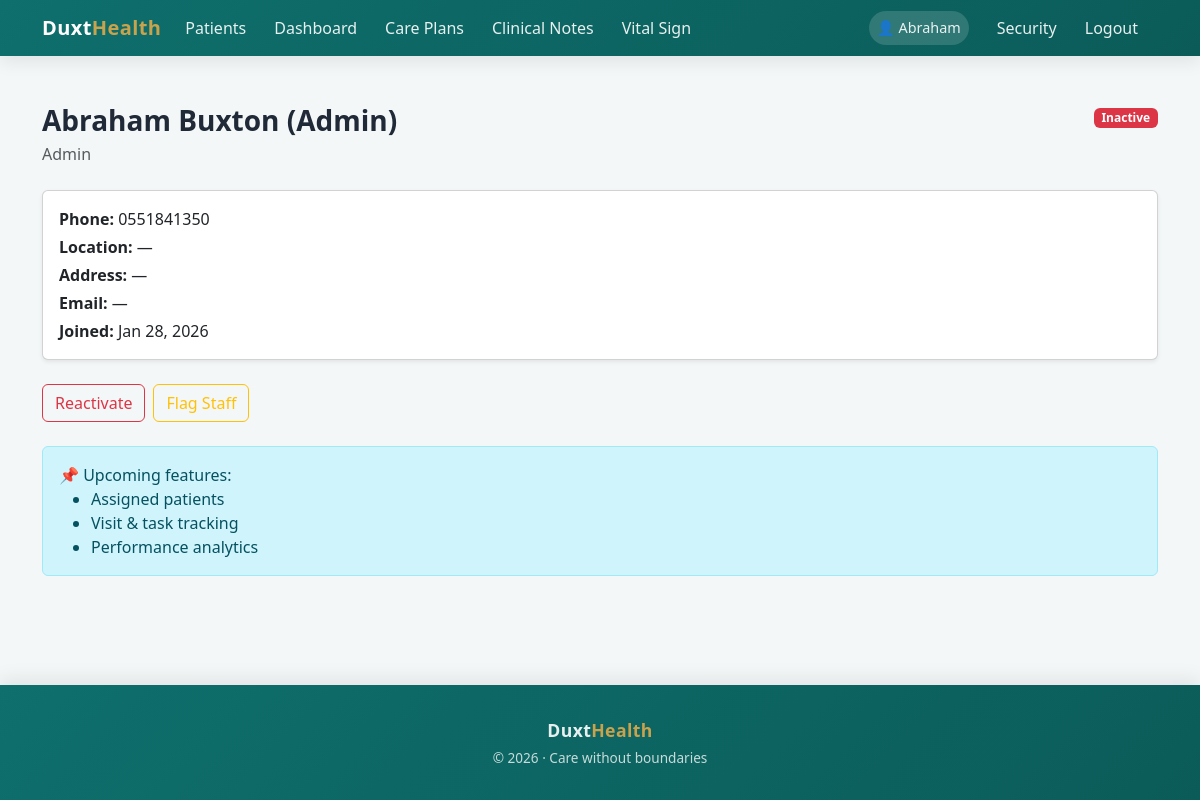
The app's page /xadmin/staff/1/ (signed in) with its own data.
### homecare/models.py (models this page shows)
class HealthProfessional(models.Model):
    user = models.OneToOneField(User, on_delete=models.CASCADE)
    ROLE_CHOICES = [
        ('doctor', 'Doctor'),
        ('nurse', 'Nurse'),
        ('caregiver', 'Caregiver'),
        ('admin', 'Admin'),
        ('outreach_0fficer','Outreach_0fficer')
    ]
    role = models.CharField(max_length=20, choices=ROLE_CHOICES)
    registration_number = models.CharField(max_length = 50, null = True, blank = True)
    pin = models.CharField(max_length = 50, null = True, blank = True)
    location = models.TextField(null =True, blank = True)
    address = models.TextField(null =True, blank = True)
    phone = models.CharField(max_length=20)
    created_at = models.DateTimeField(default=timezone.now)
    def __str__(self):
        return f"{self.user.get_full_name()} ({self.get_role_display()})"

### homecare/views.py (the view)
# urls.py: path("xadmin/staff/<int:staff_id>/",views.admin_staff_detail,name="admin_staff_detail"),
@login_required
def admin_staff_detail(request, staff_id):
    if not request.user.is_staff:
        raise PermissionDenied("Admins only")
    staff = get_object_or_404(
        HealthProfessional.objects.select_related("user"),
        id=staff_id
    )
    return render(
        request,
        "homecare/admin/staff_detail.html",
        {
            "staff": staff
        }
    )

### homecare/templates/homecare/admin/staff_detail.html (shortened to what this page needs)
{% extends "bases.html" %}
{% block content %}
<div class="container py-4">
    <div class="d-flex justify-content-between align-items-start mb-4">
        <div>
            <h3 class="fw-bold mb-1">
                {{ staff.full_name|default:staff }}
            </h3>
            <p class="text-muted mb-0">
                {{ staff.get_role_display }}
            </p>
        </div>
        <div>
            {% if staff.is_active %}
                <span class="badge bg-success">Active</span>
            {% else %}
                <span class="badge bg-danger">Inactive</span>
            {% endif %}
        </div>
    </div>
    <div class="card shadow-sm mb-4">
        <div class="card-body">
            <p class="mb-1"><strong>Phone:</strong> {{ staff.phone|default:"—" }}</p>
            <p class="mb-1"><strong>Location:</strong> {{ staff.location|default:"—" }}</p>
            <p class="mb-1"><strong>Address:</strong> {{ staff.address|default:"—" }}</p>
            <p class="mb-1"><strong>Email:</strong> {{ staff.email|default:"—" }}</p>
            <p class="mb-0"><strong>Joined:</strong> {{ staff.created_at|date:"M d, Y" }}</p>
        </div>
    </div>
    <div class="mb-4 d-flex gap-2">
        <a href="{% url 'homecare:admin_toggle_staff_status' staff.id %}"
           class="btn btn-outline-danger">
            {% if staff.is_active %}Deactivate{% else %}Reactivate{% endif %}
        </a>
        {% if not staff.is_flagged %}
            <a href="{% url 'homecare:admin_flag_staff' staff.id %}"
               class="btn btn-outline-warning">
                Flag Staff
            </a>
        {% else %}
            <a href="{% url 'homecare:admin_unflag_staff' staff.id %}"
               class="btn btn-outline-success">
                Remove Flag
            </a>
        {% endif %}
    </div>
    <div class="alert alert-info mb-0">
        📌 Upcoming features:
        <ul class="mb-0">
            <li>Assigned patients</li>
            <li>Visit & task tracking</li>
            <li>Performance analytics</li>
        </ul>
    </div>
</div>
{% endblock %}

### templates/bases.html (shortened to what this page needs)
<!DOCTYPE html>
<html lang="en">
<head>
  <link href="https://cdn.jsdelivr.net/npm/bootstrap@5.3.0/dist/css/bootstrap.min.css" rel="stylesheet" />
</head>
<body>
<nav class="navbar navbar-expand-lg navbar-dark">
  <div class="container">
    <a class="navbar-brand" href="{% url 'homecare:home' %}">
      Duxt<span>Health</span>
    </a>
    <div class="collapse navbar-collapse" id="navbarNav">
      <ul class="navbar-nav">
        <li class="nav-item">
          <a class="nav-link" href="{% url 'homecare:patient_list' %}">Patients</a>
        </li>
        <li class="nav-item">
          <a class="nav-link" href="{% url 'homecare:homecare_home' %}">Dashboard</a>
        </li>
        <li class="nav-item">
          <a class="nav-link" href="{% url 'homecare:careplan_list' %}">Care Plans</a>
        </li>
        <li class="nav-item">
          <a class="nav-link" href="{% url 'homecare:doctornote_list' %}">Clinical Notes</a>
        </li>
        <li class="nav-item">
          <a class="nav-link" href="{% url 'homecare:vitalsign_list' %}">Vital Sign</a>
        </li>
      </ul>
      <ul class="navbar-nav ms-auto align-items-lg-center">
        {% if user.is_authenticated %}
          <li class="nav-item me-2">
            <span class="nav-link user-badge">👤 {{ user.first_name|capfirst }}</span>
          </li>
          <li class="nav-item">
            <a class="nav-link" href="{% url 'password_change' %}">Security</a>
          </li>
          <li class="nav-item">
            <a class="nav-link" href="{% url 'logout' %}">Logout</a>
          </li>
        {% endif %}
      </ul>
    </div>
  </div>
</nav>
<main class="container my-4">
  {% block content %}{% endblock %}
</main>
<footer class="footer text-center">
  <div class="container">
    <p class="mb-1 footer-brand">
      Duxt<span>Health</span>
    </p>
    <p class="footer-tagline mb-0">
      © 2026 · Care without boundaries
    </p>
  </div>
</footer>
</body>
</html>

### templates/bases.html (style rules this page uses)
:root { --duxt-primary: #0E6F6C; --duxt-secondary: #7ED6C2; --duxt-gold: #C9A24D; --duxt-dark: #1F2937; --duxt-bg: #f4f7f8; --duxt-gradient: linear-gradient(135deg, #0E6F6C, #0b5c59); }
body { font-family: "Segoe UI", system-ui, -apple-system, BlinkMacSystemFont, sans-serif; background-color: var(--duxt-bg); color: var(--duxt-dark); min-height: 100vh; display: flex; flex-direction: column; }
.navbar { background: var(--duxt-gradient); box-shadow: 0 6px 18px rgba(0,0,0,.08); }
.navbar-brand { font-weight: 700; font-size: 1.25rem; letter-spacing: 0.4px; }
.navbar-brand span { color: var(--duxt-gold); }
.nav-link { color: rgba(255,255,255,.9) !important; font-weight: 500; margin-right: 12px; transition: color .2s ease; }
.user-badge { background: rgba(255,255,255,.15); padding: 6px 14px; border-radius: 20px; font-size: 0.9rem; }
main.container { max-width: 1200px; flex: 1; }
footer.footer { background: var(--duxt-gradient); color: rgba(255,255,255,.9); padding: 2rem 0; box-shadow: 0 -6px 18px rgba(0,0,0,.08); }
.footer-brand { font-weight: 700; font-size: 1.1rem; letter-spacing: 0.4px; }
.footer-brand span { color: var(--duxt-gold); }
.footer-tagline { font-size: 0.85rem; opacity: 0.85; }

### records on screen
HealthProfessional: full_name "Abraham Buxton (Admin)", role "Admin", phone "0551841350", location "—", address "—", created_at "Jan 28, 2026"

### other values on screen
{{ user.first_name|capfirst }} "Abraham"
{{ staff.email|default:"—" }} "—"
